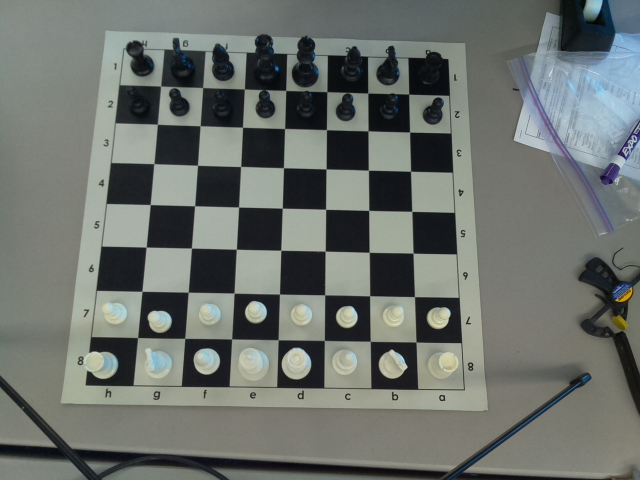
#> input picture chesshack/board-pictures/640-480/0.jpg, 640 x 480 px
$ python -i cv.py   (imports and definitions only)   (Python 2 division)
#> lines starting #> are read from the running program, lines starting #| are printed output that depends on the picture
#> further down, picture is the input picture: shape (480, 640, 3); mean B, G, R 108.2, 113, 107.9
import cv2
import numpy as np
from new_game import initialize_game
from Square import Square

# [44 lines left out: function crop_img, not called in this run]


# only use horizontal/vertical lines
def valid_line(theta):
    DIFFERENCE = np.pi/70
    ninety = np.pi/2;
    num = theta / ninety - np.floor(theta / ninety)
    return num * (np.pi/2) < DIFFERENCE

def hough_lines(img):
    gray = cv2.cvtColor(img,cv2.COLOR_BGR2GRAY)
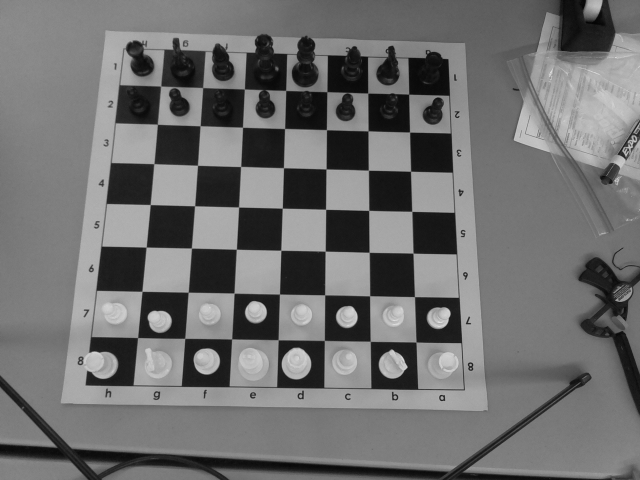
#> gray: shape (480, 640); min 4, max 225, mean 110.9
    edges = cv2.Canny(gray,50,175,apertureSize = 3)
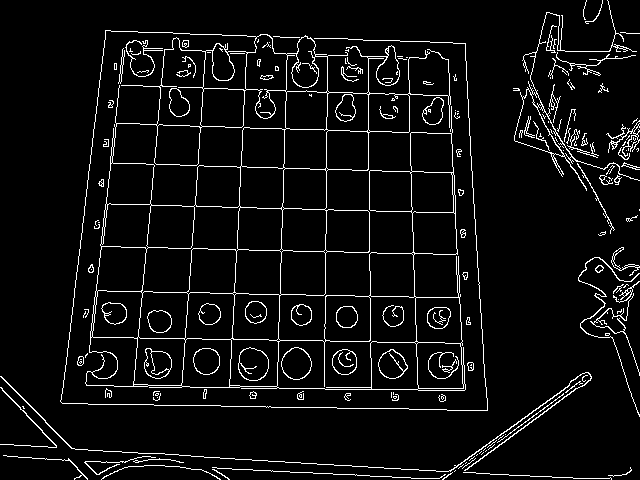
#> edges: shape (480, 640); 5.8% white in thin lines or dots
    lines = cv2.HoughLines(edges,1,np.pi/180,180)
#> lines = 15 rows, first 8: [335, 1.59], [402, 1.59], [249, 0.0524], [289, 1.59], [109, 0.122], [208, 0.0698], [27, 1.61], [80, 1.61]
    horizontal_lines = []
    vertical_lines = []
    for rho,theta in lines[0]:
        if (valid_line(theta)):
            a = np.cos(theta)
            b = np.sin(theta)
            x0 = a*rho
            y0 = b*rho
            x1 = int(x0 + 1000*(-b))
            y1 = int(y0 + 1000*(a))
            x2 = int(x0 - 1000*(-b))
            y2 = int(y0 - 1000*(a))

            if x1 < -900 and x2 > 900:
              horizontal_lines.append({'rho': rho, 'theta': theta, 'p1': (x1, y1), 'p2': (x2, y2)})
            if y1 > 900 and y2 < -900:
              vertical_lines.append({'rho': rho, 'theta': theta, 'p1': (x1, y1), 'p2': (x2, y2)})
#> this loop made 1 pass
#> (rho, theta, DIFFERENCE in valid_line, ninety in valid_line, num in valid_line, a, b, x0) on pass 1: (335, 1.59, 0.0449, 1.57, 0.0111, -0.0175, 1, -5.85)
#> after the loop, horizontal_lines = 1 item; vertical_lines = []
            #cv2.line(img,(x1,y1),(x2,y2),(0,0,255),2)
    return (horizontal_lines, vertical_lines)

THETA_DIFF = np.pi/1
MAGNITUDE_DIFF = 25

# [104 lines left out: functions merge_lines, sort_lines, find_intersection, find_squares, find_everything, not called in this run]

>>> import cv2
>>> picture = cv2.imread('../../../../chesshack/board-pictures/640-480/0.jpg')
>>> result = hough_lines(picture)
